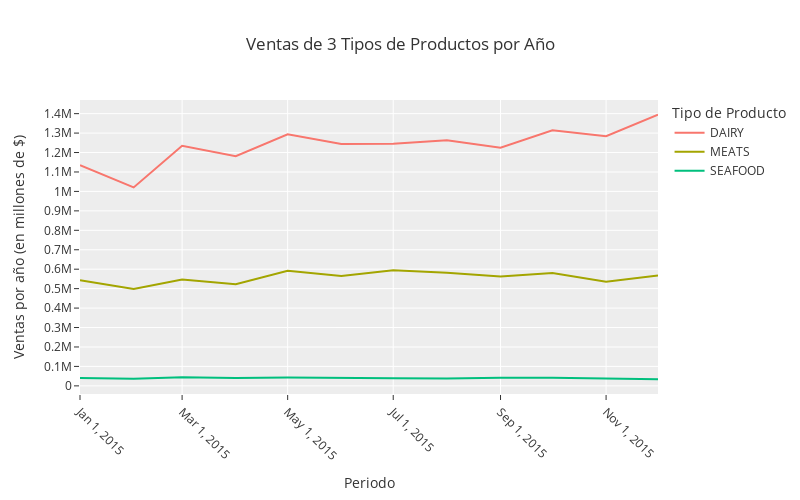

Notebook cell for this chart:
### Markdown cell above
# Plotly

### Code cell
fig = px.line(
    df,
    width=800, 
    height=500,
    template='ggplot2',
    title='Ventas de 3 Tipos de Productos por Año', 
    labels={
        "fecha": "Periodo",
        "value": "Ventas por año (en millones de $)",
        "variable": "Tipo de Producto"
    }
)


fig.update_xaxes(
    tickangle=45,
    tickmode='array',
    tickvals=df.index.values
    #tickvals=df.index.values[::2]
)

fig.update_yaxes(
    nticks=20, # Es un valor aproximado de cuantos ticks mostrar, al final plotly decide
    # dtick=500000, # Espaciado entre cada tick (dada la escala del Eje Y)
    # tickvals=[500000, 1000000] # Puedo decirle valores especificos a mostrar
)

fig.show()

### Figure 1 — Plotly figure (JSON) as saved in the notebook; plotly's stock layout.template omitted (floating-point values rounded to 4 significant figures)
{"data": [{"hovertemplate": "Tipo de Producto=DAIRY<br>Periodo=%{x}<br>Ventas por año (en millones de $)=%{y}<extra></extra>", "legendgroup": "DAIRY", "line": {"color": "#F8766D", "dash": "solid"}, "marker": {"symbol": "circle"}, "mode": "lines", "name": "DAIRY", "orientation": "v", "showlegend": true, "type": "scatter", "x": ["2015-01", "2015-02", "2015-03", "2015-04", "2015-05", "2015-06", "2015-07", "2015-08", "2015-09", "2015-10", "2015-11", "2015-12"], "xaxis": "x", "y": [1134521, 1020747, 1234851, 1181180, 1293308, 1243588, 1244815, 1263428, 1224619, 1314827, 1283672, 1394582], "yaxis": "y"}, {"hovertemplate": "Tipo de Producto=MEATS<br>Periodo=%{x}<br>Ventas por año (en millones de $)=%{y}<extra></extra>", "legendgroup": "MEATS", "line": {"color": "#A3A500", "dash": "solid"}, "marker": {"symbol": "circle"}, "mode": "lines", "name": "MEATS", "orientation": "v", "showlegend": true, "type": "scatter", "x": ["2015-01", "2015-02", "2015-03", "2015-04", "2015-05", "2015-06", "2015-07", "2015-08", "2015-09", "2015-10", "2015-11", "2015-12"], "xaxis": "x", "y": [543100.0, 498700.0, 546500.0, 522300.0, 591700.0, 565000.0, 594900.0, 581200.0, 562700.0, 580800.0, 535900.0, 567400.0], "yaxis": "y"}, {"hovertemplate": "Tipo de Producto=SEAFOOD<br>Periodo=%{x}<br>Ventas por año (en millones de $)=%{y}<extra></extra>", "legendgroup": "SEAFOOD", "line": {"color": "#00BF7D", "dash": "solid"}, "marker": {"symbol": "circle"}, "mode": "lines", "name": "SEAFOOD", "orientation": "v", "showlegend": true, "type": "scatter", "x": ["2015-01", "2015-02", "2015-03", "2015-04", "2015-05", "2015-06", "2015-07", "2015-08", "2015-09", "2015-10", "2015-11", "2015-12"], "xaxis": "x", "y": [40470.0, 36070.0, 43810.0, 39980.0, 42510.0, 38780.0, 38540.0, 37770.0, 41910.0, 41420.0, 38820.0, 33730.0], "yaxis": "y"}], "layout": {"height": 500, "legend": {"title": {"text": "Tipo de Producto"}, "tracegroupgap": 0}, "title": {"text": "Ventas de 3 Tipos de Productos por Año"}, "width": 800, "xaxis": {"anchor": "y", "domain": [0, 1], "tickangle": 45, "tickmode": "array", "tickvals": ["2015-01", "2015-03", "2015-05", "2015-07", "2015-09", "2015-11"], "title": {"text": "Periodo"}}, "yaxis": {"anchor": "x", "domain": [0, 1], "nticks": 20, "title": {"text": "Ventas por año (en millones de $)"}}}}
